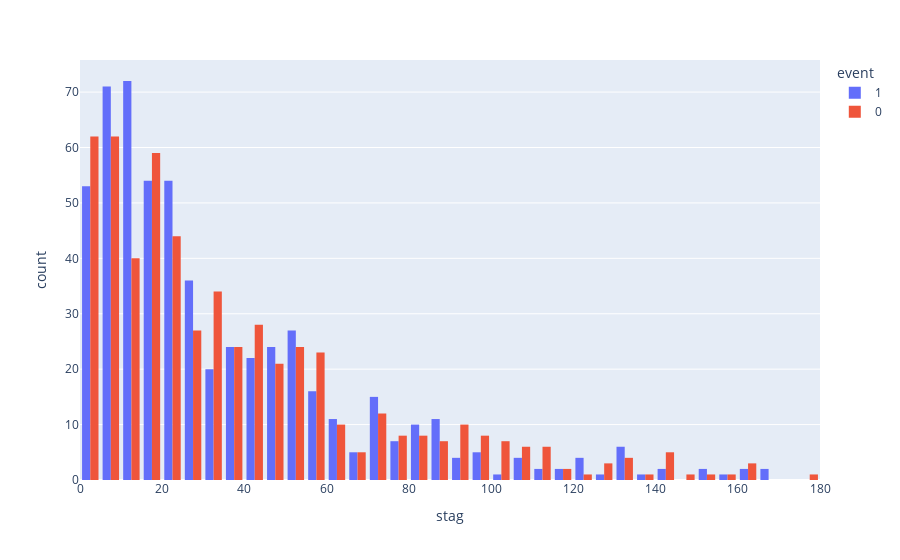

This figure's notebook cell:
### Code cell
fig = px.histogram(data, x="stag", color='event', barmode='group')
fig.show()

### Figure 1 — Plotly figure (JSON) as saved in the notebook; plotly's stock layout.template omitted (floating-point values rounded to 4 significant figures; data arrays with more than 128 entries replaced by an {"elided": "..."} marker saying what was removed)
{"data": [{"alignmentgroup": "True", "bingroup": "x", "hovertemplate": "event=1<br>stag=%{x}<br>count=%{y}<extra></extra>", "legendgroup": "1", "marker": {"color": "#636efa", "pattern": {"shape": ""}}, "name": "1", "offsetgroup": "1", "orientation": "v", "showlegend": true, "type": "histogram", "x": {"elided": "571 float values"}, "xaxis": "x", "yaxis": "y"}, {"alignmentgroup": "True", "bingroup": "x", "hovertemplate": "event=0<br>stag=%{x}<br>count=%{y}<extra></extra>", "legendgroup": "0", "marker": {"color": "#EF553B", "pattern": {"shape": ""}}, "name": "0", "offsetgroup": "0", "orientation": "v", "showlegend": true, "type": "histogram", "x": {"elided": "558 float values"}, "xaxis": "x", "yaxis": "y"}], "layout": {"barmode": "group", "legend": {"title": {"text": "event"}, "tracegroupgap": 0}, "margin": {"t": 60}, "xaxis": {"anchor": "y", "domain": [0, 1], "title": {"text": "stag"}}, "yaxis": {"anchor": "x", "domain": [0, 1], "title": {"text": "count"}}}}
